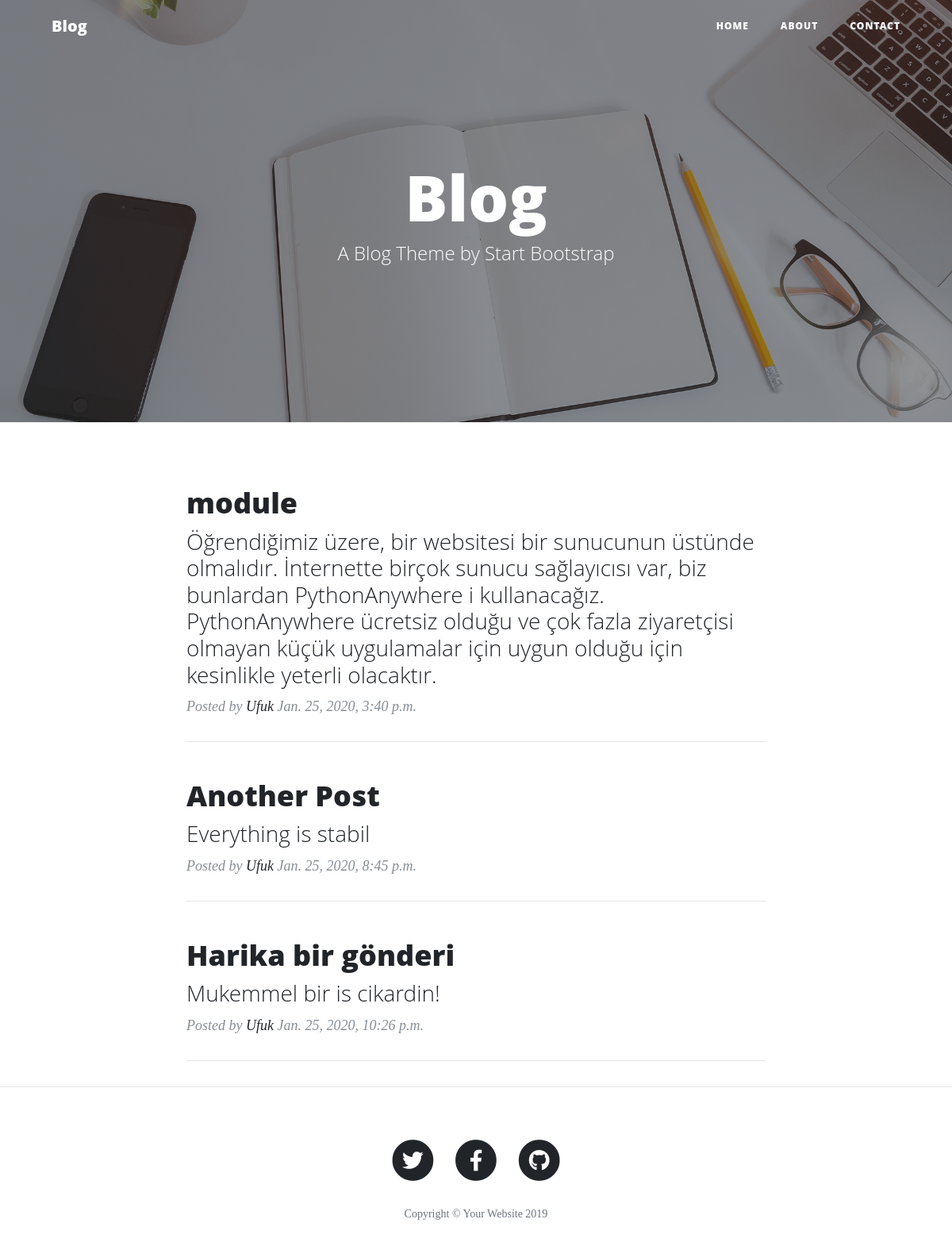
The page / on the database its author committed.
### blog/models.py (models this page shows, shortened)
class Post(models.Model):
    author = models.ForeignKey('auth.User', on_delete=models.CASCADE)
    title = models.CharField(max_length=200)
    text = models.TextField()
    created_date = models.DateTimeField(
            default=timezone.now)
    published_date = models.DateTimeField(
            blank=True, null=True)

### blog/views.py (the view)
# urls.py: path('', views.index_page, name='index'),
def index_page(request):
    posts = Post.objects.filter(published_date__lte=timezone.now()).order_by('published_date')
    return render(request, "home.html", {'posts': posts})

### blog/templates/home.html
{% extends 'base/blog.html' %}
{% block content %}
{% for post in posts %}
    <div class="col-lg-8 col-md-10 mx-auto">
        <div class="post-preview">
          <a href="{% url 'post_detail' pk=post.pk %}">
            <h2 class="post-title">
              {{ post.title }}
            </h2>
            <h3 class="post-subtitle">
             {{ post.text|linebreaksbr }}
            </h3>
          </a>
          <p class="post-meta">Posted by
            <a href="#">Ufuk</a>
             {{ post.published_date }}</p>
        </div>
        <hr>
    </div>
 {% endfor %}
{% endblock %}

### blog/templates/base/blog.html (shortened to what this page needs)
{% load static %}
<html>
<head>
  <link href="{% static 'vendor/bootstrap/css/bootstrap.min.css' %}" rel="stylesheet">
  <link href="{% static 'vendor/fontawesome-free/css/all.min.css' %}" rel="stylesheet" type="text/css">
  <link href="{% static 'css/clean-blog.min.css' %}" rel="stylesheet">
</head>
<body>
  <nav class="navbar navbar-expand-lg navbar-light fixed-top" id="mainNav">
    <div class="container">
      <a class="navbar-brand" href="/">Blog</a>
      <div class="collapse navbar-collapse" id="navbarResponsive">
        <ul class="navbar-nav ml-auto">
          <li class="nav-item">
            <a class="nav-link" href="/">Home</a>
          </li>
          <li class="nav-item">
            <a class="nav-link" href="/about">About</a>
          </li>
          <li class="nav-item">
            <a class="nav-link" href="/contact">Contact</a>
          </li>
        </ul>
      </div>
    </div>
  </nav>
  <header class="masthead" style="background-image: url('/static/img/home-bg.jpg')">
    <div class="overlay"></div>
    <div class="container">
      <div class="row">
        <div class="col-lg-8 col-md-10 mx-auto">
          <div class="site-heading">
            <h1>Blog</h1>
            <span class="subheading">A Blog Theme by Start Bootstrap</span>
          </div>
        </div>
      </div>
    </div>
  </header>
  <div class="container">
    <div class="row">
        {% block content%}
        {% endblock %}
      </div>
    </div>
  <hr>
  <footer>
    <div class="container">
      <div class="row">
        <div class="col-lg-8 col-md-10 mx-auto">
          <ul class="list-inline text-center">
            <li class="list-inline-item">
              <a href="#">
                <span class="fa-stack fa-lg">
                  <i class="fas fa-circle fa-stack-2x"></i>
                  <i class="fab fa-twitter fa-stack-1x fa-inverse"></i>
                </span>
              </a>
            </li>
            <li class="list-inline-item">
              <a href="#">
                <span class="fa-stack fa-lg">
                  <i class="fas fa-circle fa-stack-2x"></i>
                  <i class="fab fa-facebook-f fa-stack-1x fa-inverse"></i>
                </span>
              </a>
            </li>
            <li class="list-inline-item">
              <a href="#">
                <span class="fa-stack fa-lg">
                  <i class="fas fa-circle fa-stack-2x"></i>
                  <i class="fab fa-github fa-stack-1x fa-inverse"></i>
                </span>
              </a>
            </li>
          </ul>
          <p class="copyright text-muted">Copyright &copy; Your Website 2019</p>
        </div>
      </div>
    </div>
  </footer>
</body>
</html>

### rows shown on the page
Post: title "module", text "Öğrendiğimiz üzere, bir websitesi bir sunucunun üstünde olmalıdır. İnternette birçok sunucu sağlayıcısı var, biz bunlardan PythonAnywhere i kullanacağız. PythonAnywhere ücretsiz olduğu ve çok fazla ziyaretçisi olmayan küçük uygulamalar için uygun olduğu için kesinlikle yeterli olacaktır.", published_date "Jan. 25, 2020, 3:40 p.m."
Post: title "Another Post", text "Everything is stabil", published_date "Jan. 25, 2020, 8:45 p.m."
Post: title "Harika bir gönderi", text "Mukemmel bir is cikardin!", published_date "Jan. 25, 2020, 10:26 p.m."
